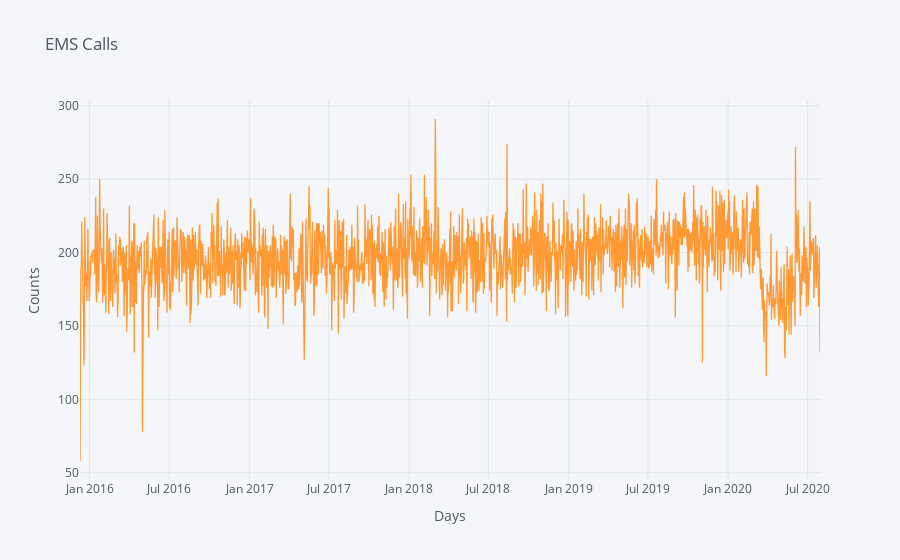

This figure's notebook cell:
### Code cell
df_ems.iplot(x= "date", y= "lat", colors= "orange", title="EMS Calls", xTitle="Days", 
            yTitle = "Counts")

### Figure 1 — Plotly figure (JSON) as saved in the notebook; plotly's stock layout.template omitted (floating-point values rounded to 4 significant figures; data arrays with more than 128 entries replaced by an {"elided": "..."} marker saying what was removed)
{"data": [{"line": {"color": "rgba(255, 153, 51, 1.0)", "dash": "solid", "shape": "linear", "width": 1.3}, "mode": "lines", "name": "lat", "text": "", "type": "scatter", "x": {"elided": "1694 str values"}, "y": {"elided": "1694 int values"}}], "layout": {"legend": {"bgcolor": "#F5F6F9", "font": {"color": "#4D5663"}}, "paper_bgcolor": "#F5F6F9", "plot_bgcolor": "#F5F6F9", "title": {"font": {"color": "#4D5663"}, "text": "EMS Calls"}, "xaxis": {"gridcolor": "#E1E5ED", "showgrid": true, "tickfont": {"color": "#4D5663"}, "title": {"font": {"color": "#4D5663"}, "text": "Days"}, "zerolinecolor": "#E1E5ED"}, "yaxis": {"gridcolor": "#E1E5ED", "showgrid": true, "tickfont": {"color": "#4D5663"}, "title": {"font": {"color": "#4D5663"}, "text": "Counts"}, "zerolinecolor": "#E1E5ED"}}}
